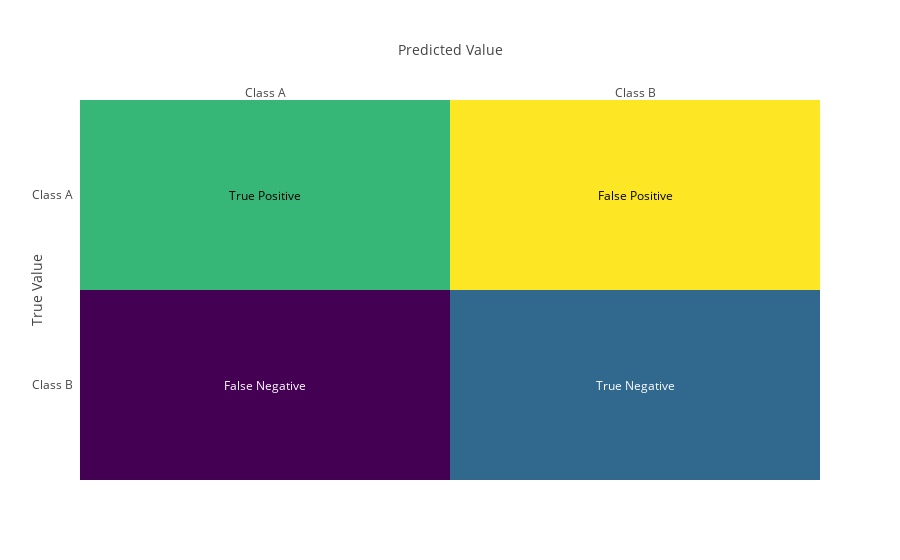

Here is the notebook cell this chart was saved with:
### Code cell
plot_binary_confusion_matrix()

### Figure 1 — Plotly figure (JSON) as saved in the notebook; plotly's stock layout.template omitted (floating-point values rounded to 4 significant figures)
{"data": [{"colorscale": "Viridis", "showscale": false, "type": "heatmap", "x": ["Class A", "Class B"], "y": ["Class B", "Class A"], "z": [[1, 2], [3, 4]]}], "layout": {"annotations": [{"font": {"color": "#FFFFFF"}, "showarrow": false, "text": "False Negative", "x": "Class A", "xref": "x1", "y": "Class B", "yref": "y1"}, {"font": {"color": "#FFFFFF"}, "showarrow": false, "text": "True Negative", "x": "Class B", "xref": "x1", "y": "Class B", "yref": "y1"}, {"font": {"color": "#000000"}, "showarrow": false, "text": "True Positive", "x": "Class A", "xref": "x1", "y": "Class A", "yref": "y1"}, {"font": {"color": "#000000"}, "showarrow": false, "text": "False Positive", "x": "Class B", "xref": "x1", "y": "Class A", "yref": "y1"}], "xaxis": {"dtick": 1, "gridcolor": "rgb(0, 0, 0)", "side": "top", "ticks": "", "title": "Predicted Value"}, "yaxis": {"dtick": 1, "ticks": "", "ticksuffix": "  ", "title": "True Value"}}}
